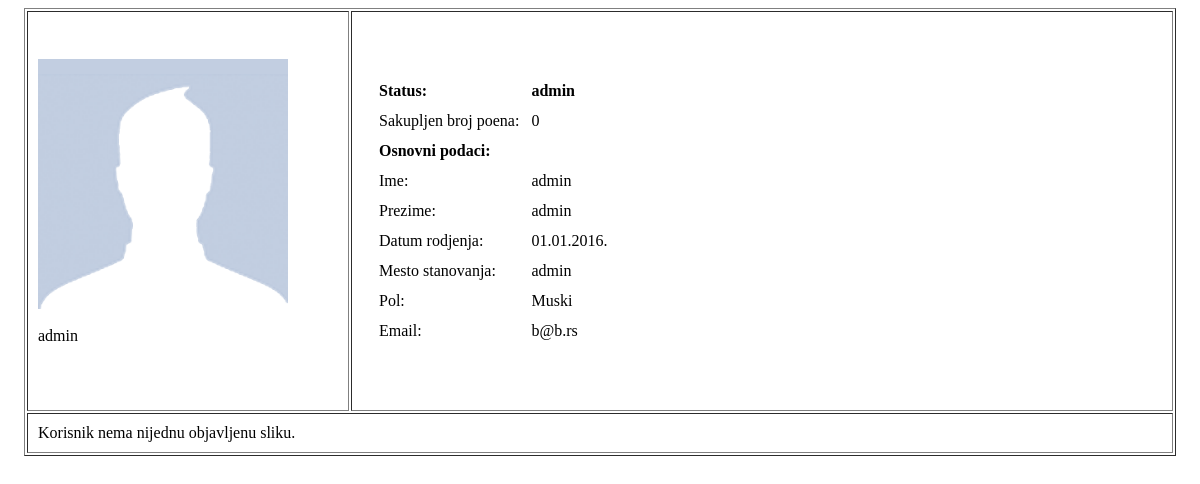
The app's page /andjela/profil.php?userID=14, older data.
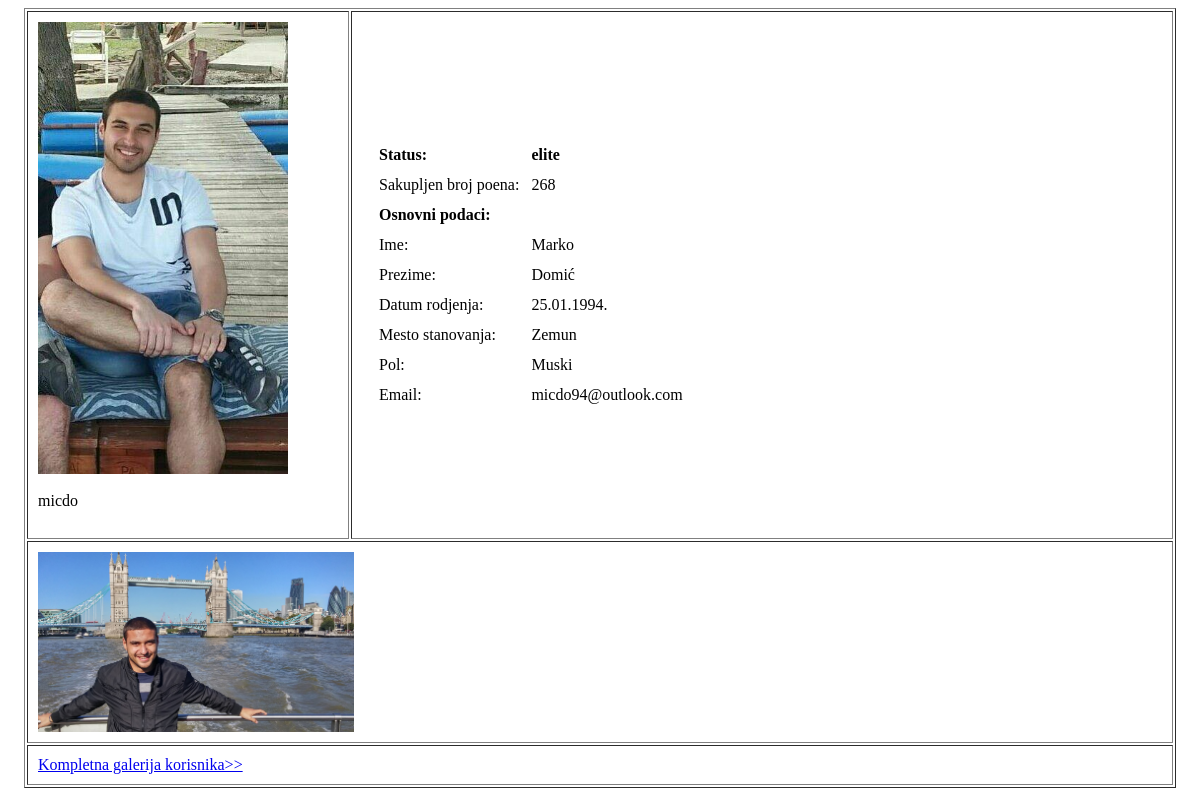
The same page, newer data.
### tables this page shows
CREATE TABLE IF NOT EXISTS `korisnik` (
  `KorisnikID` bigint(20) NOT NULL AUTO_INCREMENT,
  `Username` varchar(60) NOT NULL,
  `Password` varchar(60) NOT NULL,
  `Ime` varchar(60) DEFAULT NULL,
  `Prezime` varchar(60) DEFAULT NULL,
  `DatumRodjenja` date DEFAULT NULL,
  `MestoStanovanja` varchar(60) DEFAULT NULL,
  `Pol` char(1) DEFAULT NULL,
  `Email` varchar(100) DEFAULT NULL,
  `BrojPoena` int(11) DEFAULT NULL,
  `TipKorisnika` varchar(10) DEFAULT NULL,
  `AvatarURL` varchar(10000) DEFAULT NULL,
  `StiglaPoruka` bit(1) DEFAULT NULL,
  `PorukaZaElite` text,
  PRIMARY KEY (`KorisnikID`),
  UNIQUE KEY `KorisnikID_UNIQUE` (`KorisnikID`),
  UNIQUE KEY `Username_UNIQUE` (`Username`)
);

CREATE TABLE IF NOT EXISTS `slika_post` (
  `SlikaID` bigint(20) NOT NULL AUTO_INCREMENT,
  `SlikaURL` varchar(10000) NOT NULL,
  `KorisnikID` bigint(20) NOT NULL,
  `TopikID` bigint(20) NOT NULL,
  `BrojGlasova` bigint(20) DEFAULT '0',
  PRIMARY KEY (`SlikaID`),
  UNIQUE KEY `SlikaID_UNIQUE` (`SlikaID`),
  KEY `Vlasnik_idx` (`KorisnikID`),
  KEY `TopikSlike_idx` (`TopikID`)
);

### andjela/konekcija.php (called while the page is built, shortened)
<?php
class Konekcija {
	private $conn;
	public function __construct($host, $db, $user, $pass) {
		$this->conn = mysqli_connect($host, $user, $pass)
		or die("Ne mozete da se konektujete");
	}
	public function getRecord($query) {
		$result = mysqli_query($this->conn, $query);
		if ($result != false) {
			$num_rows = mysqli_num_rows($result);
			if ($num_rows == 0) {
				$this->error = mysqli_error($this->conn);
				return 0;
			} else {
				$row = mysqli_fetch_row($result);
				return $row;
			}
		}
		return false;
	}
	public function getRecordSet($query) {
		$niz = array();
		$result = mysqli_query($this->conn, $query);
		if ($result == false) return false;
		else {
			$num_rows = mysqli_num_rows($result);
			if ($num_rows == 0) {
				return 0;
			}
			while ($row = mysqli_fetch_assoc($result)) {
				$niz[] = $row;
			}
			return $niz;
		}
	}
}
?>

### andjela/profil.php (the view, shortened to what this page needs)
<link rel="stylesheet" type="text/css" href="profilcss.css">
<?php
	if (isset($_POST['action'])) {
		$userID = $_POST['userID'];
	}
	else
		$userID = $_GET['userID'];
	require_once 'Konekcija.php';
	$konekcija = new Konekcija(DB_HOST, DB_NAME, DB_USER, DB_PASS);
	$query = "SELECT * FROM korisnik WHERE KorisnikID = " . $userID;
	$userdata = $konekcija->getRecord($query);
	$query = "SELECT * FROM slika_post WHERE KorisnikID=$userdata[0]";
	$pictures = $konekcija->getRecordSet($query);
?>
<form action ="<?php echo $_SERVER['PHP_SELF']; ?>" method="post" enctype="multipart/form-data">
<table align="center" cellpadding="10" border="1">
	<tr>
		<td class="kolone">
			<?php
				if (isset($_POST['action']) && $_POST['action']=='Promeni') {
					$errors= array();
					$userID = $_POST['userID'];
					$imeslike = $_FILES['fajl']['name'];
					$target="slike/" . basename($imeslike);
					$file_size = $_FILES['fajl']['size'];
					$file_ext=substr($imeslike,strrpos($imeslike,'.')+1);
					$file_tmp = $_FILES['fajl']['tmp_name'];
					$expensions= array("jpeg","jpg","png");
					if(in_array($file_ext,$expensions)=== false){
						$errors[]="extension not allowed, please choose a JPEG or PNG file.";
					}
					if($file_size > 2097152){
						$errors[]='File size must be excately 2 MB';
					}
					if(empty($errors)==true){
						move_uploaded_file($file_tmp,$target);
						echo "Success";
					}
					else {
						print_r($errors);
					}
					$query = "UPDATE korisnik SET AvatarURL='" . $target . "' WHERE Username='" . $userdata[1] . "'";
					$konekcija->doQuery($query);
					echo "<div class='picsize'><img src='" . $target . "'></div>";
					header('Location: profil.php?userID=' . $userID);
				}
				else if ($userdata[11] == NULL) {
					echo "<div class='picsize'><img src='slike/default_user.png'></div>";
				}
				else echo "<div class='picsize'><img src='". $userdata[11] . "'></div>";
			?>
			</br><?php echo $userdata[1]; ?> </br></br>
		</td>
		<td class="kolone2">
			<div class="podeli">
				<table cellpadding="5">
					<tr><td><b>Status:</b></td><td> <b><?php echo $userdata[10]; ?></b></td><td></td></tr>
					<tr><td>Sakupljen broj poena:</td><td> <?php echo $userdata[9]; ?></td><td></td></tr>
					<tr><td colspan="3"><b>Osnovni podaci:</b></td></tr>
					<tr><td>Ime:</td><td> <?php echo $userdata[3]; ?></td><td> <?php if (itsme($userdata[1])) echo "<input type='submit' name='action' value='Promeni ime'>"; ?> </td></tr>
					<tr><td>Prezime:</td><td> <?php echo $userdata[4]; ?></td><td> <?php if (itsme($userdata[1])) echo "<input type='submit' name='action' value='Promeni prezime'>"; ?> </td></tr>
					<tr><td>Datum rodjenja:</td><td> <?php $date=date_create($userdata[5]); echo date_format($date,"d.m.Y."); ?></td><td><?php if (itsme($userdata[1])) echo "<input type='submit' name='action' value='Promeni datum rodjenja'>"; ?></td></tr>
					<tr><td>Mesto stanovanja:</td><td> <?php echo $userdata[6]; ?></td><td><?php if (itsme($userdata[1])) echo "<input type='submit' name='action' value='Promeni mesto stanovanja'>"; ?></td></tr>
					<tr><td>Pol:</td><td> <?php if ($userdata[7] == 'Z') echo "Zenski"; else echo "Muski"; ?></td><td><?php if (itsme($userdata[1])) echo "<input type='submit' name='action' value='Promeni pol'>"; ?></td></tr>
					<tr><td>Email:</td><td> <?php echo $userdata[8]; ?></td><td><?php if (itsme($userdata[1])) echo "<input type='submit' name='action' value='Promeni email'>"; ?></td></tr>
				</table>
			</div>
		</td>
	</tr>
	<tr>
	<?php
		if ($pictures == false)
			echo "<td colspan='3'>Korisnik nema nijednu objavljenu sliku.</td>";
		else {
	?>
		<td class="slike" colspan="2">
			<?php
				for($i = 0; ($i < count($pictures)) && ($i < 3); $i++) {
					echo '<div id="slika' . ($i + 1) . '"><img src="../' . $pictures[$i]['SlikaURL'] . '"></div>';
				}
			?>
		</td>
	<?php
		}
	?>
	</tr>
	<?php
		if ($pictures != false) {
	?>
		<tr>
			<td colspan="2">
				<a href="galerija.php?userID=<?php echo $userID ?>">Kompletna galerija korisnika>></a>
			</td>
		</tr>
	<?php
		}
	?>
</table>
</form>
<?php
	function itsme($person) {
		return false;
	}
?>

### andjela/profilcss.css (style rules this page uses)
.kolone { width: 300px; height: 400px; max-width: 300px; }
.kolone2 { width: 800px; height: 400px; }
.podeli { float: left; margin: 10px; }
.picsize { width:250px; }
.picsize img { width: 100%; height: auto; display:table-cell; text-align:center; vertical-align:middle; }
#slika1 { display: inline-block; margin-right: 15px; }
#slika1 img { max-height: 180px; }

Row changes from the older to the newer data that the page shows:
changed korisnik: AvatarURL empty → "slike/marko.jpg" (drawn); AvatarURL: picture added; Username "admin" → "micdo"; TipKorisnika "admin" → "elite"; BrojPoena "0" → "268"; Ime "admin" → "Marko"; Prezime "admin" → "Domić"; DatumRodjenja "01.01.2016." → "25.01.1994."; MestoStanovanja "admin" → "Zemun"; Email "b@b.rs" → "micdo94@outlook.com"
added slika_post: SlikaURL (picture)
Text that changed along with them:
text no longer shown: "Korisnik nema nijednu objavljenu sliku."
text now shown: "Kompletna galerija korisnika>>"
